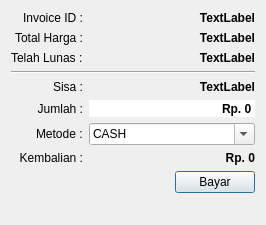
<?xml version="1.0" encoding="UTF-8"?>
<ui version="4.0">
 <class>PaymentDialog</class>
 <widget class="QDialog" name="PaymentDialog">
  <property name="geometry">
   <rect>
    <x>0</x>
    <y>0</y>
    <width>266</width>
    <height>225</height>
   </rect>
  </property>
  <property name="windowTitle">
   <string>Pembayaran</string>
  </property>
  <layout class="QFormLayout" name="formLayout">
   <property name="labelAlignment">
    <set>Qt::AlignmentFlag::AlignRight|Qt::AlignmentFlag::AlignTrailing|Qt::AlignmentFlag::AlignVCenter</set>
   </property>
   <property name="formAlignment">
    <set>Qt::AlignmentFlag::AlignRight|Qt::AlignmentFlag::AlignTop|Qt::AlignmentFlag::AlignTrailing</set>
   </property>
   <item row="0" column="0">
    <widget class="QLabel" name="label">
     <property name="text">
      <string>Invoice ID :</string>
     </property>
     <property name="alignment">
      <set>Qt::AlignmentFlag::AlignRight|Qt::AlignmentFlag::AlignTrailing|Qt::AlignmentFlag::AlignVCenter</set>
     </property>
    </widget>
   </item>
   <item row="0" column="1">
    <widget class="QLabel" name="labelInvoice">
     <property name="font">
      <font>
       <bold>true</bold>
      </font>
     </property>
     <property name="text">
      <string>TextLabel</string>
     </property>
     <property name="alignment">
      <set>Qt::AlignmentFlag::AlignRight|Qt::AlignmentFlag::AlignTrailing|Qt::AlignmentFlag::AlignVCenter</set>
     </property>
    </widget>
   </item>
   <item row="1" column="0">
    <widget class="QLabel" name="label_2">
     <property name="text">
      <string>Total Harga :</string>
     </property>
     <property name="alignment">
      <set>Qt::AlignmentFlag::AlignRight|Qt::AlignmentFlag::AlignTrailing|Qt::AlignmentFlag::AlignVCenter</set>
     </property>
    </widget>
   </item>
   <item row="1" column="1">
    <widget class="QLabel" name="labelTotal">
     <property name="font">
      <font>
       <bold>true</bold>
      </font>
     </property>
     <property name="text">
      <string>TextLabel</string>
     </property>
     <property name="alignment">
      <set>Qt::AlignmentFlag::AlignRight|Qt::AlignmentFlag::AlignTrailing|Qt::AlignmentFlag::AlignVCenter</set>
     </property>
    </widget>
   </item>
   <item row="2" column="0">
    <widget class="QLabel" name="label_5">
     <property name="text">
      <string>Telah Lunas :</string>
     </property>
    </widget>
   </item>
   <item row="2" column="1">
    <widget class="QLabel" name="labelTelahLunas">
     <property name="font">
      <font>
       <bold>true</bold>
      </font>
     </property>
     <property name="text">
      <string>TextLabel</string>
     </property>
     <property name="alignment">
      <set>Qt::AlignmentFlag::AlignRight|Qt::AlignmentFlag::AlignTrailing|Qt::AlignmentFlag::AlignVCenter</set>
     </property>
    </widget>
   </item>
   <item row="4" column="0">
    <widget class="QLabel" name="label_6">
     <property name="text">
      <string>Sisa :</string>
     </property>
    </widget>
   </item>
   <item row="4" column="1">
    <widget class="QLabel" name="labelSisa">
     <property name="font">
      <font>
       <bold>true</bold>
      </font>
     </property>
     <property name="text">
      <string>TextLabel</string>
     </property>
     <property name="alignment">
      <set>Qt::AlignmentFlag::AlignRight|Qt::AlignmentFlag::AlignTrailing|Qt::AlignmentFlag::AlignVCenter</set>
     </property>
    </widget>
   </item>
   <item row="6" column="0">
    <widget class="QLabel" name="label_3">
     <property name="text">
      <string>Jumlah :</string>
     </property>
     <property name="alignment">
      <set>Qt::AlignmentFlag::AlignRight|Qt::AlignmentFlag::AlignTrailing|Qt::AlignmentFlag::AlignVCenter</set>
     </property>
    </widget>
   </item>
   <item row="6" column="1">
    <widget class="QSpinBox" name="cashBox">
     <property name="font">
      <font>
       <bold>true</bold>
      </font>
     </property>
     <property name="locale">
      <locale language="Indonesian" country="Indonesia"/>
     </property>
     <property name="frame">
      <bool>false</bool>
     </property>
     <property name="alignment">
      <set>Qt::AlignmentFlag::AlignRight|Qt::AlignmentFlag::AlignTrailing|Qt::AlignmentFlag::AlignVCenter</set>
     </property>
     <property name="buttonSymbols">
      <enum>QAbstractSpinBox::ButtonSymbols::NoButtons</enum>
     </property>
     <property name="showGroupSeparator" stdset="0">
      <bool>true</bool>
     </property>
     <property name="prefix">
      <string>Rp. </string>
     </property>
     <property name="maximum">
      <number>20000000</number>
     </property>
     <property name="singleStep">
      <number>1000</number>
     </property>
    </widget>
   </item>
   <item row="8" column="0">
    <widget class="QLabel" name="label_4">
     <property name="text">
      <string>Kembalian :</string>
     </property>
     <property name="alignment">
      <set>Qt::AlignmentFlag::AlignRight|Qt::AlignmentFlag::AlignTrailing|Qt::AlignmentFlag::AlignVCenter</set>
     </property>
    </widget>
   </item>
   <item row="8" column="1">
    <widget class="QLabel" name="labelKembalian">
     <property name="font">
      <font>
       <bold>true</bold>
      </font>
     </property>
     <property name="text">
      <string>Rp. 0</string>
     </property>
     <property name="alignment">
      <set>Qt::AlignmentFlag::AlignRight|Qt::AlignmentFlag::AlignTrailing|Qt::AlignmentFlag::AlignVCenter</set>
     </property>
    </widget>
   </item>
   <item row="9" column="0" colspan="2">
    <layout class="QHBoxLayout" name="horizontalLayout">
     <item>
      <spacer name="horizontalSpacer">
       <property name="orientation">
        <enum>Qt::Orientation::Horizontal</enum>
       </property>
       <property name="sizeHint" stdset="0">
        <size>
         <width>40</width>
         <height>20</height>
        </size>
       </property>
      </spacer>
     </item>
     <item>
      <widget class="QPushButton" name="bayarButton">
       <property name="text">
        <string>Bayar</string>
       </property>
      </widget>
     </item>
    </layout>
   </item>
   <item row="3" column="0" colspan="2">
    <widget class="Line" name="line">
     <property name="orientation">
      <enum>Qt::Orientation::Horizontal</enum>
     </property>
    </widget>
   </item>
   <item row="7" column="0">
    <widget class="QLabel" name="label_7">
     <property name="text">
      <string>Metode :</string>
     </property>
    </widget>
   </item>
   <item row="7" column="1">
    <widget class="QComboBox" name="comboBox">
     <property name="editable">
      <bool>true</bool>
     </property>
     <item>
      <property name="text">
       <string>CASH</string>
      </property>
     </item>
     <item>
      <property name="text">
       <string>TRANSFER</string>
      </property>
     </item>
    </widget>
   </item>
  </layout>
 </widget>
 <resources/>
 <connections/>
</ui>
